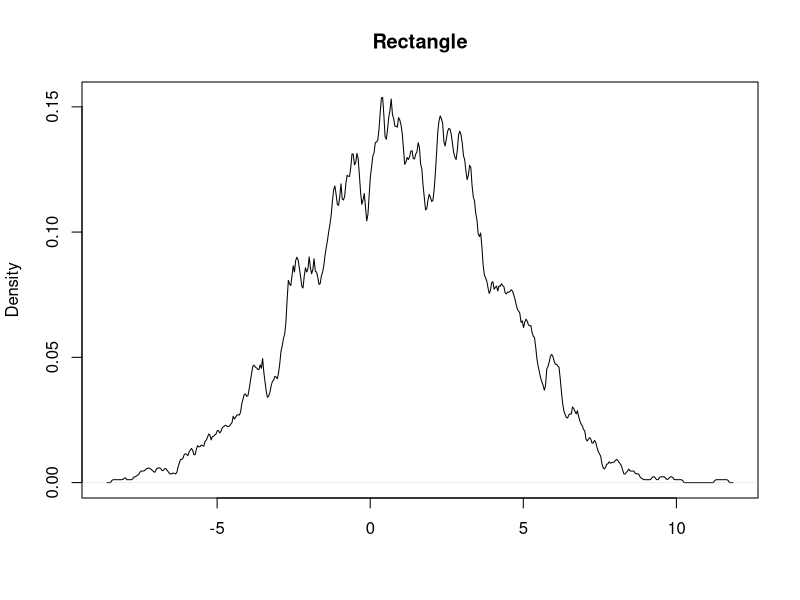

Generate this figure with R: (Note: this script raises an error after producing the figure.)
## ---- chunk 1
library(tidyverse)
## ---- chunk 2
data <- rnorm(2000, 1, 3)
var_list <- list(
  var1 = c(4, 16, 32),
  var2 = c("green", "blue", "red")
)
## ---- chunk 3
d <- density(x = data, bw = 1 / 8, kernel = "rectangular")
plot(d, main = "Rectangle", xlab = "")
for (i in 1:length(var_list$var1)) {
  print(v$var1[i])
  lines(density(
    x = data, bw = var_list$var1[i] / 8,
    kernel = "rectangular"
  ), col = var_list$var2[i], )
}
legend("topleft",
  c("1/8", "1/2", "2", "4"),
  fill = c("black", "green", "blue", "red")
)
## ---- chunk 4
d <- density(x = data, bw = 1 / 8, kernel = "gaussian")
plot(d, main = "Gaussian", xlab = "")
for (i in 1:seq_along(var_list$var1)) {
  print(v$var1[i])
  lines(density(
    x = data, bw = var_list$var1[i] / 8,
    kernel = "rectangular"
  ), col = var_list$var2[i], )
}
legend("topleft",
  c("1/8", "1/2", "2", "4"),
  fill = c("black", "green", "blue", "red")
)
## ---- chunk 5
d <- density(x = data, bw = 1 / 8, kernel = "triangular")
plot(d, main = "Triangular", xlab = "")
for (i in 1:length(var_list$var1)) {
  print(v$var1[i])
  lines(density(
    x = data, bw = var_list$var1[i] / 8,
    kernel = "rectangular"
  ), col = var_list$var2[i], )
}
legend("topleft",
  c("1/8", "1/2", "2", "4"),
  fill = c("black", "green", "blue", "red")
)
